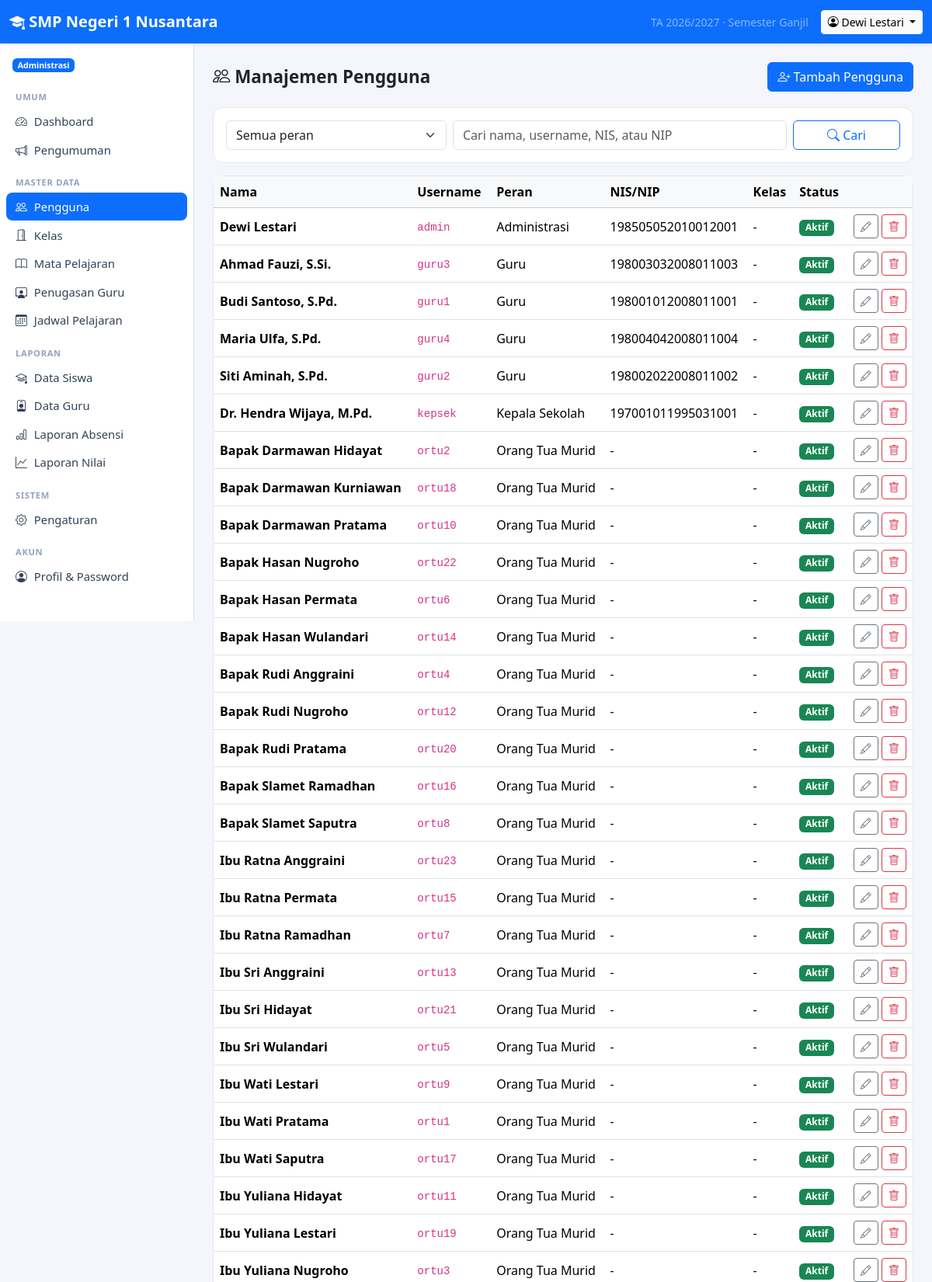
Page /index.php?r=admin/pengguna (signed in, upper part) on the committed database.
### tables this page shows
CREATE TABLE `settings` (
  `skey` varchar(50) NOT NULL,
  `svalue` text DEFAULT NULL,
  PRIMARY KEY (`skey`)
);

CREATE TABLE `users` (
  `id` int(11) NOT NULL AUTO_INCREMENT,
  `username` varchar(50) NOT NULL,
  `password_hash` varchar(255) NOT NULL,
  `name` varchar(100) NOT NULL,
  `role` varchar(20) NOT NULL,
  `nip` varchar(30) DEFAULT NULL,
  `email` varchar(100) DEFAULT NULL,
  `phone` varchar(30) DEFAULT NULL,
  `active` int(11) NOT NULL DEFAULT 1,
  `created_at` datetime DEFAULT current_timestamp(),
  PRIMARY KEY (`id`),
  UNIQUE KEY `username` (`username`),
  KEY `idx_users_role` (`role`)
);

### app/controllers/admin.php (called while the page is built, shortened)
<?php
function admin_users(): void
{
    $role = param('role');
    $q = param('q');
    $sql = 'SELECT u.*, s.nis, c.name AS class_name FROM users u
            LEFT JOIN students s ON s.user_id = u.id LEFT JOIN classes c ON c.id = s.class_id WHERE 1 = 1';
    $params = [];
    $users = db_all($sql . ' ORDER BY u.role, u.name', $params);
    render('admin/users', compact('users', 'role', 'q'), 'Manajemen Pengguna');
}

### public/index.php (called while the page is built, shortened)
<?php
$routes = require BASE_PATH . '/app/routes.php';
$route  = trim(param('r'), '/');
[$file, $handler, $roles] = $routes[$route];
if ($roles !== null) {
    $roles === [] ? require_login() : require_role(...$roles);
}
try {
    $handler();
} catch (Throwable $e) {
    error_log((string) $e);
    if (config('debug')) {
        throw $e;
    }
    abort(500, 'Terjadi kesalahan pada server. Silakan coba lagi.');
}

### app/db.php (called while the page is built, shortened)
<?php
function db(): PDO
{
    static $pdo = null;
    if ($pdo instanceof PDO) {
        return $pdo;
    }
    $c = config('db');
    $options = [
        PDO::ATTR_ERRMODE            => PDO::ERRMODE_EXCEPTION,
        PDO::ATTR_DEFAULT_FETCH_MODE => PDO::FETCH_ASSOC,
        PDO::ATTR_EMULATE_PREPARES   => false,
    ];
    try {
        if ($c['driver'] === 'mysql') {
            $dsn = sprintf('mysql:host=%s;port=%s;dbname=%s;charset=utf8mb4', $c['host'], $c['port'], $c['name']);
            $pdo = new PDO($dsn, $c['user'], $c['pass'], $options);
            $pdo->exec("SET time_zone = '" . date('P') . "'");
        } else {
            $pdo = new PDO('sqlite:' . $c['sqlite_path'], null, null, $options);
            $pdo->exec('PRAGMA foreign_keys = ON');
            $pdo->exec('PRAGMA journal_mode = WAL');
        }
    } catch (PDOException $e) {
        if (PHP_SAPI === 'cli') {
            throw $e;
        }
        error_log((string) $e);
        while (ob_get_level() > 0) {
            ob_end_clean();
        }
        http_response_code(500);
        exit('<!doctype html><html lang="id"><meta charset="utf-8"><meta name="viewport" content="width=device-width, initial-scale=1">'
            . '<title>Database tidak terhubung</title>'
            . '<body style="font-family:system-ui,sans-serif;background:#f4f6fb;margin:0;padding:16px">'
            . '<div style="max-width:640px;margin:64px auto;background:#fff;border:1px solid #e5e7eb;border-radius:12px;padding:28px">'
            . '<h2 style="margin-top:0;color:#b91c1c">Tidak dapat terhubung ke database</h2>'
            . '<p>Aplikasi tidak bisa tersambung ke server database. Periksa hal berikut:</p><ol style="line-height:1.7">'
            . '<li>Nama database, user, dan password di <code>config.local.php</code> (atau <code>config.php</code>) sudah benar.</li>'
            . '<li>User database sudah ditambahkan ke database dengan hak <em>ALL PRIVILEGES</em>.</li>'
            . '<li>File <code>database/sekolah_mysql_kosong.sql</code> atau <code>sekolah_mysql.sql</code> sudah di-import.</li>'
            . '<li>Server MySQL/MariaDB sedang berjalan.</li></ol>'
            . '<p style="color:#64748b;font-size:14px;margin-bottom:0">Detail kesalahan dicatat di log error server.</p></div></body></html>');
    }
    return $pdo;
}
function db_query(string $sql, array $params = []): PDOStatement
{
    $st = db()->prepare($sql);
    $st->execute($params);
    return $st;
}
function db_one(string $sql, array $params = []): ?array
{
    $row = db_query($sql, $params)->fetch();
    return $row === false ? null : $row;
}
function db_all(string $sql, array $params = []): array
{
    return db_query($sql, $params)->fetchAll();
}

### app/auth.php (called while the page is built, shortened)
<?php
function current_user(): ?array
{
    static $user = false;
    if ($user !== false) {
        return $user;
    }
    $uid = $_SESSION['uid'] ?? null;
    $user = $uid ? db_one('SELECT * FROM users WHERE id = ? AND active = 1', [$uid]) : null;
    return $user;
}
function require_login(): array
{
    $u = current_user();
    return $u;
}
function require_role(string ...$roles): array
{
    $u = require_login();
    return $u;
}

### app/menu.php (called while the page is built, shortened)
<?php
function menu_for(string $role): array
{
    $common = ['Umum' => [
        ['Dashboard', '', 'speedometer2'],
        ['Pengumuman', 'pengumuman', 'megaphone'],
    ]];
    $teaching = ['Mengajar' => [
        ['Jadwal Mengajar', 'guru/jadwal', 'calendar-week'],
        ['Input Absensi', 'guru/absensi', 'clipboard-check'],
        ['Input Nilai', 'guru/nilai', 'pencil-square'],
    ]];
    return $common + ($menus[$role] ?? []) + ['Akun' => [['Profil & Password', 'profil', 'person-circle']]];
}

### app/views/admin/users.php (the view, shortened to what this page needs)
<div class="page-header">
    <h1><i class="bi bi-people"></i> Manajemen Pengguna</h1>
    <a class="btn btn-primary" href="<?= url('admin/pengguna/form', $role ? ['role' => $role] : []) ?>"><i class="bi bi-person-plus"></i> Tambah Pengguna</a>
</div>
<div class="card mb-3"><div class="card-body">
    <form class="row g-2" method="get">
        <div class="col-md-4">
            <select class="form-select" name="role" onchange="this.form.submit()">
                <option value="">Semua peran</option>
            </select>
        </div>
        <div class="col-md-6"><input class="form-control" name="q" value="<?= e($q) ?>" placeholder="Cari nama, username, NIS, atau NIP"></div>
        <div class="col-md-2"><button class="btn btn-outline-primary w-100"><i class="bi bi-search"></i> Cari</button></div>
    </form>
</div></div>
<div class="card">
    <div class="table-responsive">
        <table class="table table-hover mb-0">
            <thead class="table-light"><tr><th>Nama</th><th>Username</th><th>Peran</th><th>NIS/NIP</th><th>Kelas</th><th>Status</th><th></th></tr></thead>
            <tbody>
            <?php foreach ($users as $u): ?>
                <tr>
                    <td class="fw-semibold"><?= e($u['name']) ?></td>
                    <td><code><?= e($u['username']) ?></code></td>
                    <td><?= e(role_label($u['role'])) ?></td>
                    <td><?= e($u['nis'] ?? $u['nip'] ?? '-') ?></td>
                    <td><?= e($u['class_name'] ?? '-') ?></td>
                    <td><?= (int) $u['active'] ? '<span class="badge text-bg-success">Aktif</span>' : '<span class="badge text-bg-secondary">Nonaktif</span>' ?></td>
                    <td class="text-end text-nowrap">
                        <a class="btn btn-sm btn-outline-secondary" href="<?= url('admin/pengguna/form', ['id' => $u['id']]) ?>"><i class="bi bi-pencil"></i></a>
                        <?= delete_button('admin/pengguna/hapus', (int) $u['id'], 'Hapus pengguna ' . $u['name'] . '? Seluruh data terkait akan ikut terhapus.') ?>
                    </td>
                </tr>
            <?php endforeach; if (!$users) echo empty_row(7); ?>
            </tbody>
        </table>
    </div>
</div>

### app/helpers.php (shortened to what this page needs)
<?php
function config(string $key, mixed $default = null): mixed
{
    $value = $GLOBALS['config'];
    foreach (explode('.', $key) as $part) {
        $value = $value[$part];
    }
    return $value;
}
function e(mixed $value): string
{
    return htmlspecialchars((string) ($value ?? ''), ENT_QUOTES, 'UTF-8');
}
function url(string $route = '', array $params = []): string
{
    $query = $route !== '' ? ['r' => $route] + $params : $params;
    return 'index.php' . ($query ? '?' . http_build_query($query) : '');
}
function csrf_token(): string
{
    return $_SESSION['csrf'];
}
function csrf_field(): string
{
    return '<input type="hidden" name="_csrf" value="' . e(csrf_token()) . '">';
}
function param(string $key, string $default = ''): string
{
    $v = $_GET[$key] ?? $default;
    return is_string($v) ? trim($v) : $default;
}
function render(string $view, array $data = [], string $title = ''): void
{
    extract($data, EXTR_SKIP);
    require BASE_PATH . '/app/views/' . $view . '.php';
    $content = ob_get_clean();
    require BASE_PATH . '/app/views/layout.php';
}
function role_label(string $role): string
{
    return ROLES[$role] ?? $role;
}
function setting(string $key, string $default = ''): string
{
    static $cache = null;
    if ($cache === null) {
        $cache = [];
        foreach (db_all('SELECT skey, svalue FROM settings') as $row) {
            $cache[$row['skey']] = (string) $row['svalue'];
        }
    }
    return $cache[$key] ?? $default;
}
function period(): array
{
    return [
        'year'     => setting('academic_year', date('Y') . '/' . (date('Y') + 1)),
        'semester' => setting('semester', 'Ganjil'),
    ];
}
function delete_button(string $route, int $id, string $confirm = 'Hapus data ini?', string $label = ''): string
{
    return '<form method="post" action="' . e(url($route)) . '" class="d-inline" data-confirm="' . e($confirm) . '">'
        . csrf_field() . '<input type="hidden" name="id" value="' . $id . '">'
        . '<button class="btn btn-sm btn-outline-danger" title="Hapus"><i class="bi bi-trash"></i>' . ($label ? ' ' . e($label) : '') . '</button></form>';
}

### app/views/layout.php (shortened to what this page needs)
<?php
$me = current_user();
$currentRoute = trim(param('r'), '/');
$schoolName = setting('school_name', config('app_name'));
$p = period();
?>
<!doctype html>
<html lang="id">
<head>
    <link href="assets/vendor/bootstrap/bootstrap.min.css" rel="stylesheet">
    <link href="assets/vendor/bootstrap-icons/bootstrap-icons.min.css" rel="stylesheet">
    <link href="assets/app.css" rel="stylesheet">
</head>
<body>
<?php if ($me): ?>
<nav class="navbar navbar-dark bg-primary sticky-top shadow-sm d-print-none">
    <div class="container-fluid">
        <a class="navbar-brand fw-semibold me-auto" href="<?= url() ?>"><i class="bi bi-mortarboard-fill"></i> <?= e($schoolName) ?></a>
        <span class="navbar-text text-white-50 small d-none d-md-inline me-3">
            TA <?= e($p['year']) ?> · Semester <?= e($p['semester']) ?>
        </span>
        <div class="dropdown">
            <button class="btn btn-sm btn-light dropdown-toggle" data-bs-toggle="dropdown">
                <i class="bi bi-person-circle"></i> <span class="d-none d-sm-inline"><?= e($me['name']) ?></span>
            </button>
        </div>
    </div>
</nav>
<div class="d-flex">
    <aside class="offcanvas-lg offcanvas-start sidebar border-end bg-body d-print-none" tabindex="-1" id="sidebar">
        <div class="offcanvas-body d-block p-2">
            <div class="px-2 py-2 mb-2 small">
                <span class="badge text-bg-primary"><?= e(role_label($me['role'])) ?></span>
            </div>
            <?php foreach (menu_for($me['role']) as $section => $items): ?>
                <div class="menu-section"><?= e($section) ?></div>
                <ul class="nav nav-pills flex-column mb-2">
                    <?php foreach ($items as [$label, $route, $icon]):
                        $active = $currentRoute === $route || ($route !== '' && str_starts_with($currentRoute, $route . '/')); ?>
                        <li class="nav-item">
                            <a class="nav-link<?= $active ? ' active' : '' ?>" href="<?= url($route) ?>">
                                <i class="bi bi-<?= e($icon) ?>"></i> <?= e($label) ?>
                            </a>
                        </li>
                    <?php endforeach; ?>
                </ul>
            <?php endforeach; ?>
        </div>
    </aside>
    <main class="flex-grow-1 p-3 p-md-4 main-content">
        <?= $content ?>
    </main>
</div>
<?php else: ?>
    <?= $content ?>
<?php endif; ?>
</body>
</html>

### public/assets/app.css (style rules this page uses)
body { background: #f4f6fb; }
.sidebar { width: 250px; flex-shrink: 0; min-height: calc(100vh - 56px); }
@media (min-width: 992px) { .sidebar { position: sticky; top: 56px; height: calc(100vh - 56px); overflow-y: auto; } }
.sidebar .nav-link { color: #334155; border-radius: .5rem; padding: .45rem .75rem; font-size: .925rem; }
.sidebar .nav-link.active { background: var(--bs-primary); color: #fff; }
.sidebar .nav-link i { width: 1.25rem; display: inline-block; }
.menu-section { font-size: .7rem; text-transform: uppercase; letter-spacing: .06em; color: #94a3b8; padding: .5rem .75rem .25rem; font-weight: 600; }
.main-content { min-width: 0; }
.card { border-radius: .8rem; border-color: #e5e7eb; }
.table > :not(caption) > * > * { vertical-align: middle; }
.page-header { display: flex; flex-wrap: wrap; gap: .75rem; justify-content: space-between; align-items: center; margin-bottom: 1.25rem; }
.page-header h1 { font-size: 1.4rem; margin: 0; font-weight: 600; }

### rows in the picture
settings: skey "2026/2027", skey "Ganjil"
users: name "Dewi Lestari", role "Administrasi", username "admin", nip "198505052010012001", class_name "-", active "Aktif"
users: name "Ahmad Fauzi, S.Si.", username "guru3", role "Guru", nip "198003032008011003", class_name "-", active "Aktif"
users: name "Budi Santoso, S.Pd.", username "guru1", role "Guru", nip "198001012008011001", class_name "-", active "Aktif"
users: name "Maria Ulfa, S.Pd.", username "guru4", role "Guru", nip "198004042008011004", class_name "-", active "Aktif"
users: name "Siti Aminah, S.Pd.", username "guru2", role "Guru", nip "198002022008011002", class_name "-", active "Aktif"
users: name "Dr. Hendra Wijaya, M.Pd.", username "kepsek", role "Kepala Sekolah", nip "197001011995031001", class_name "-", active "Aktif"
users: name "Bapak Darmawan Hidayat", username "ortu2", role "Orang Tua Murid", nis "-", class_name "-", active "Aktif"
users: name "Bapak Darmawan Kurniawan", username "ortu18", role "Orang Tua Murid", nis "-", class_name "-", active "Aktif"
users: name "Bapak Darmawan Pratama", username "ortu10", role "Orang Tua Murid", nis "-", class_name "-", active "Aktif"
users: name "Bapak Hasan Nugroho", username "ortu22", role "Orang Tua Murid", nis "-", class_name "-", active "Aktif"
users: name "Bapak Hasan Permata", username "ortu6", role "Orang Tua Murid", nis "-", class_name "-", active "Aktif"
users: name "Bapak Hasan Wulandari", username "ortu14", role "Orang Tua Murid", nis "-", class_name "-", active "Aktif"
users: name "Bapak Rudi Anggraini", username "ortu4", role "Orang Tua Murid", nis "-", class_name "-", active "Aktif"
users: name "Bapak Rudi Nugroho", username "ortu12", role "Orang Tua Murid", nis "-", class_name "-", active "Aktif"
users: name "Bapak Rudi Pratama", username "ortu20", role "Orang Tua Murid", nis "-", class_name "-", active "Aktif"
users: name "Bapak Slamet Ramadhan", username "ortu16", role "Orang Tua Murid", nis "-", class_name "-", active "Aktif"
users: name "Bapak Slamet Saputra", username "ortu8", role "Orang Tua Murid", nis "-", class_name "-", active "Aktif"
users: name "Ibu Ratna Anggraini", username "ortu23", role "Orang Tua Murid", nis "-", class_name "-", active "Aktif"
users: name "Ibu Ratna Permata", username "ortu15", role "Orang Tua Murid", nis "-", class_name "-", active "Aktif"
users: name "Ibu Ratna Ramadhan", username "ortu7", role "Orang Tua Murid", nis "-", class_name "-", active "Aktif"
users: name "Ibu Sri Anggraini", username "ortu13", role "Orang Tua Murid", nis "-", class_name "-", active "Aktif"
users: name "Ibu Sri Hidayat", username "ortu21", role "Orang Tua Murid", nis "-", class_name "-", active "Aktif"
users: name "Ibu Sri Wulandari", username "ortu5", role "Orang Tua Murid", nis "-", class_name "-", active "Aktif"
users: name "Ibu Wati Lestari", username "ortu9", role "Orang Tua Murid", nis "-", class_name "-", active "Aktif"
users: name "Ibu Wati Pratama", username "ortu1", role "Orang Tua Murid", nis "-", class_name "-", active "Aktif"
users: name "Ibu Wati Saputra", username "ortu17", role "Orang Tua Murid", nis "-", class_name "-", active "Aktif"
users: name "Ibu Yuliana Hidayat", username "ortu11", role "Orang Tua Murid", nis "-", class_name "-", active "Aktif"
users: name "Ibu Yuliana Lestari", username "ortu19", role "Orang Tua Murid", nis "-", class_name "-", active "Aktif"
users: name "Ibu Yuliana Nugroho", username "ortu3", role "Orang Tua Murid", nis "-", class_name "-", active "Aktif"

### other values in the picture
$schoolName "SMP Negeri 1 Nusantara"
$section "UMUM"
$label "Dashboard"
$label "Pengumuman"
$section "MASTER DATA"
$label "Pengguna"
$label "Kelas"
$label "Mata Pelajaran"
$label "Penugasan Guru"
$label "Jadwal Pelajaran"
$section "LAPORAN"
$label "Data Siswa"
$label "Data Guru"
$label "Laporan Absensi"
$label "Laporan Nilai"
